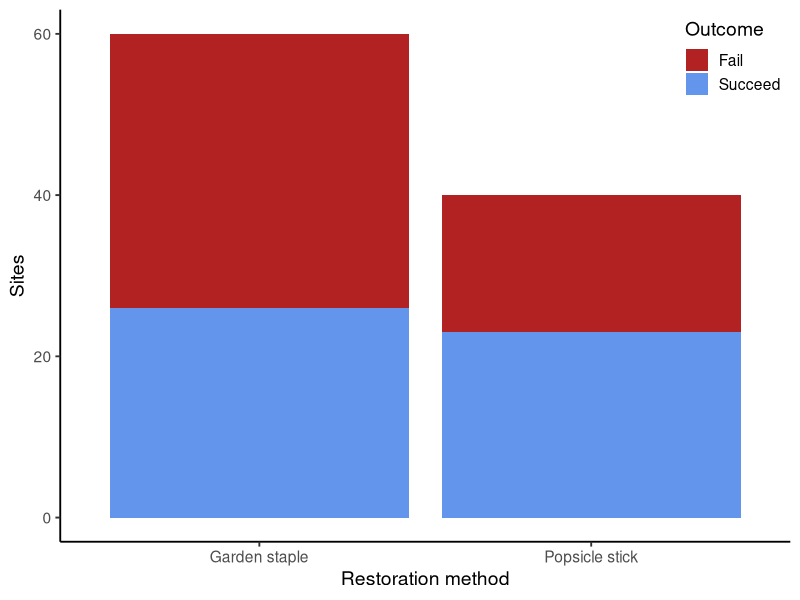

This chart was generated by the following R code:
## ---- chunk 1
#| label: setup
#| message: false
#| warning: false

library(tidyverse)
theme_set(theme_classic(14))
set.seed(123)

## ---- chunk 2
#| label: fig-eelgrass-data
#| fig-cap: "Success of eelgrass restoration plots by restoration method."

restoration <- read_csv("data/eelgrass.csv",
                        show_col_types = FALSE)
ggplot(restoration, aes(treatment, fill = success_fct)) +
  geom_bar() +
  scale_fill_manual(values = c("firebrick", "cornflowerblue")) +
  labs(x = "Restoration method",
       y = "Sites",
       fill = "Outcome") +
  theme(legend.position = "inside",
        legend.position.inside = c(1, 1),
        legend.justification = c(1, 1))

